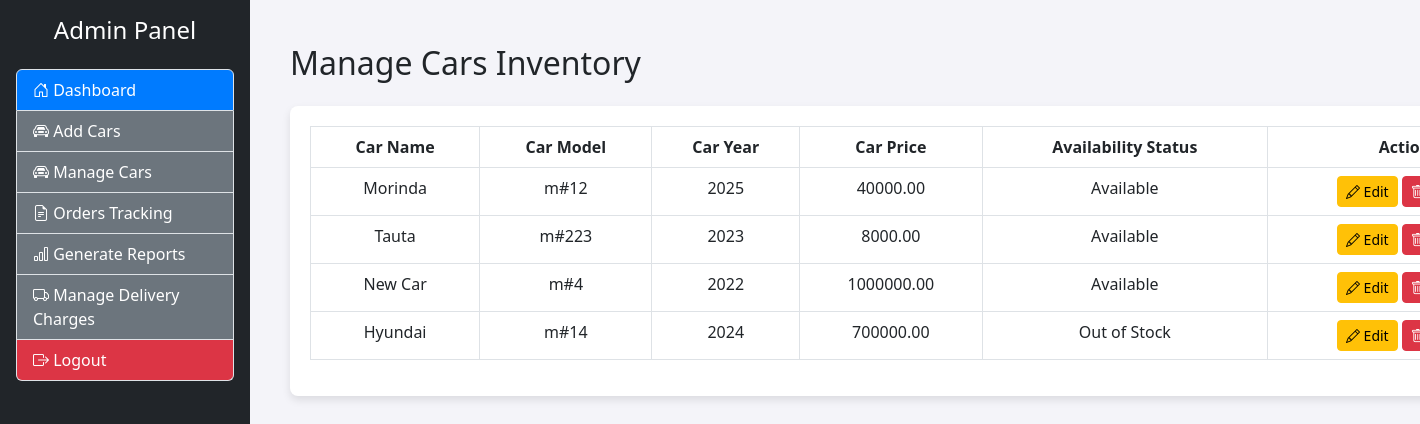
The page /Admin/manage-cars.php (signed in) on the database its author committed.
### tables this page shows
CREATE TABLE `cars` (
  `car_id` int(11) NOT NULL,
  `car_name` varchar(255) NOT NULL,
  `car_model` varchar(255) NOT NULL,
  `car_year` int(11) NOT NULL,
  `car_price` decimal(10,2) NOT NULL,
  `availability_status` enum('Available','Out of Stock') DEFAULT 'Available',
  `car_description` text DEFAULT NULL,
  `created_at` timestamp NOT NULL DEFAULT current_timestamp()
);

### Admin/manage-cars.php (the view, shortened to what this page needs)
<?php
include('../includes/connection.php');
$query = "SELECT * FROM cars";
$result = mysqli_query($conn, $query);
?>
<!DOCTYPE html>
<html lang="en">
<head>
    <link href="https://cdn.jsdelivr.net/npm/bootstrap@5.3.0/dist/css/bootstrap.min.css" rel="stylesheet">
    <link href="https://cdn.jsdelivr.net/npm/bootstrap-icons/font/bootstrap-icons.css" rel="stylesheet">
</head>
<body>
    <?php include('sidebar.php'); ?>
    <div class="container">
        <h2 class="my-4">Manage Cars Inventory</h2>
        <div class="table-container">
            <table class="table table-bordered">
                <thead>
                    <tr>
                        <th>Car Name</th>
                        <th>Car Model</th>
                        <th>Car Year</th>
                        <th>Car Price</th>
                        <th>Availability Status</th>
                        <th>Actions</th>
                    </tr>
                </thead>
                <tbody>
                    <?php
                    if (mysqli_num_rows($result) > 0) {
                        while ($car = mysqli_fetch_assoc($result)) {
                            echo "<tr>
                                    <td>" . $car['car_name'] . "</td>
                                    <td>" . $car['car_model'] . "</td>
                                    <td>" . $car['car_year'] . "</td>
                                    <td>" . $car['car_price'] . "</td>
                                    <td>" . $car['availability_status'] . "</td>
                                    <td>
                                        <a href='edit-cars.php?id=" . $car['car_id'] . "' class='btn btn-warning btn-sm'>
                                            <i class='bi bi-pencil'></i> Edit
                                        </a>
                                        <a href='?delete=" . $car['car_id'] . "' class='btn btn-danger btn-sm' onclick='return confirm(\"Are you sure you want to delete this car?\")'>
                                            <i class='bi bi-trash'></i> Delete
                                        </a>
                                    </td>
                                  </tr>";
                        }
                    } else {
                        echo "<tr><td colspan='6' class='text-center'>No cars found</td></tr>";
                    }
                    ?>
                </tbody>
            </table>
        </div>
    </div>
</body>
</html>

### Admin/manage-cars.php (style rules this page uses)
body { background-color: #f4f4f9; }
.container { margin-left: 270px; padding: 20px; }
.table-container { background-color: #ffffff; padding: 20px; border-radius: 8px; box-shadow: 0 4px 8px rgba(0, 0, 0, 0.1); }
.table th, .table td { text-align: center; }

### rows shown on the page
cars: car_name "Morinda", car_model "m#12", car_year "2025", car_price "40000.00", availability_status "Available"
cars: car_name "Tauta", car_model "m#223", car_year "2023", car_price "8000.00", availability_status "Available"
cars: car_name "New Car", car_model "m#4", car_year "2022", car_price "1000000.00", availability_status "Available"
cars: car_name "Hyundai", car_model "m#14", car_year "2024", car_price "700000.00", availability_status "Out of Stock"
